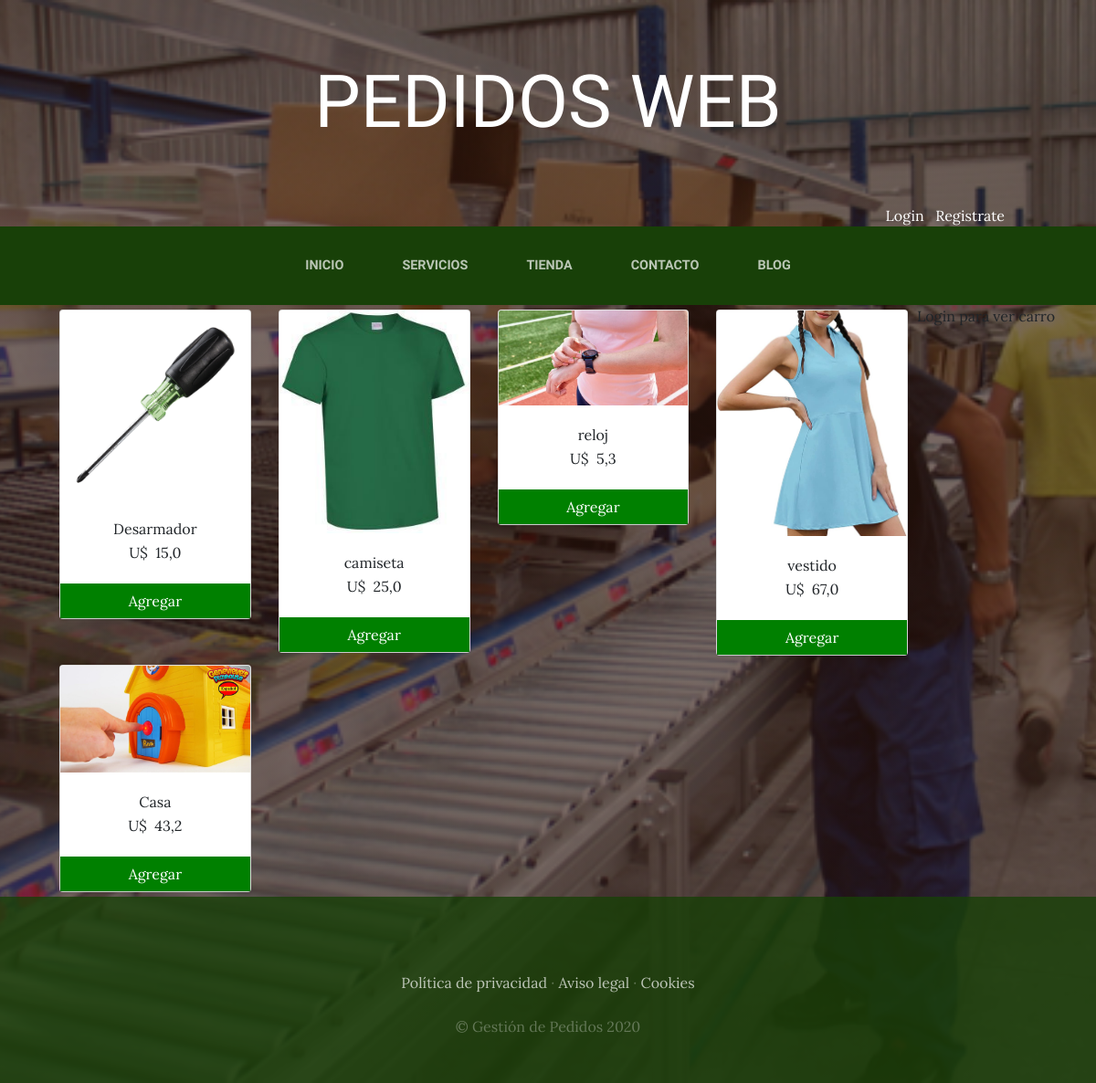
The app's page /tienda/ with its own data.
### tienda/models.py (models this page shows, shortened)
class Producto(models.Model):
    nombre=models.CharField(max_length=50)
    Categoria=models.ForeignKey(CategoriaProd,on_delete=models.CASCADE)
    imagen=models.ImageField(upload_to="tienda",null=True,blank=True)
    precio=models.FloatField()
    disponibilidad=models.BooleanField(default=True)
    created=models.DateField(auto_now_add=True)
    updated=models.DateField(auto_now_add=True)
    class Meta:
        verbose_name="Producto"
        verbose_name_plural="Productos"

### tienda/views.py (the view)
# urls.py: path('tienda/', include('tienda.urls')),
def tienda(request):
    productos=Producto.objects.all()
    return render(request, "tienda/tienda.html",{"productos":productos})

### carro/context_processor.py (called while the page is built)
def importe_total_carro(request):
    total = 0
    if request.user.is_authenticated:
        for key, value in request.session["carro"].items():
            total = total + float(value["precio"])
    else:
        total="Debes hacer login"
    return {"importe_total_carro":total}

### tienda/templates/tienda/tienda.html
{% extends "ProyectoWebApp/base.html" %}
{% load static %}
{% block content %}
<div class="container">
    <div style="float: right;">
        {% if request.user.is_authenticated %}
            {% include "carro/widget.html" %}
        {% else %}
            Login para ver carro
        {%endif%}
    </div>
    <div class="row">
        {% for producto in productos %}
        <div class="col-md-3" >
            <div class="card" style="width:100%; margin: 5px 5px;">
                <img src="{{producto.imagen.url}}" class="card-img-top">
                <div class="card-body" style="text-align: center;">
                    <h7 class="card-title">{{producto.nombre}}</h7>
                    <p class="card-text">U$ &nbsp;{{producto.precio}}</p>
                </div>
                <div style="background-color: green;" >
                    <a href="{% url 'carro:agregar' producto.id %}" class="btn btn-su" style="color:white ; width: 100%;">Agregar</a>
                </div>
            </div>
        </div>
        {% endfor %}
    </div>
</div>
{% endblock %}

### ProyectoWebApp/templates/ProyectoWebApp/base.html (shortened to what this page needs)
<html>
<head>
  {%  load static %}
    <link href="{% static 'ProyectoWebApp/vendor/bootstrap/css/bootstrap.min.css' %}" rel="stylesheet">
    <link href="{% static 'ProyectoWebApp/css/gestion.css' %}" rel="stylesheet">
</head>
<body>
    <h1 class="site-heading text-center text-white d-none d-lg-block">
        <span class="site-heading-lower">Pedidos Web</span>
      </h1>
        <div  style="text-align: right; margin-right: 100px; color: white;">
          {% if user.is_authenticated %}
              Hola {{ user.username}} &nbsp;&nbsp;&nbsp;<a href="{% url 'cerrar_sesion' %}" style="color: white;">Cerrar sesion</a>
            {%else%}
              <a href="{% url 'logear' %}" style="color: white;" >Login</a>&nbsp;&nbsp;&nbsp;<a href="{% url 'autenticacion' %}" style="color: white;">Registrate</a>
          {% endif%}
        </div>
 <nav class="navbar navbar-expand-lg navbar-dark py-lg-4" id="mainNav">
    <div class="container">
      <div class="collapse navbar-collapse" id="navbarResponsive">
        <ul class="navbar-nav mx-auto">
          <li class="nav-item {% if request.path == '/' %}active{% endif %} px-lg-4">
            <a class="nav-link text-uppercase text-expanded" href="{% url 'home' %}">Inicio</a>
          </li>
          <li class="nav-item {% if request.path == '/servicios' %}active{% endif %}  px-lg-4">
            <a class="nav-link text-uppercase text-expanded" href="{% url 'servicios' %}">Servicios</a>
          </li>
          <li class="nav-item {% if request.path == '/tienda' %}active{% endif %}  px-lg-4">
            <a class="nav-link text-uppercase text-expanded" href="{% url 'Tienda' %}">Tienda</a>
          </li>
          <li class="nav-item {% if request.path == '/contacto' %}active{% endif %}  px-lg-4">
            <a class="nav-link text-uppercase text-expanded" href="{% url 'contacto' %}">Contacto</a>
          </li>
          <li class="nav-item {% if request.path == '/blog' %}active{% endif %}  px-lg-4">
            <a class="nav-link text-uppercase text-expanded" href="{% url 'blog' %}">Blog</a>
          </li>
        </ul>
      </div>
    </div>
  </nav>
{% block content %}
{% endblock %}
    <footer class="footer text-faded text-center py-5">
      <div class="container">
        <p class="m-0 mbt">
        	<a href="sample.html" class="link">Política de privacidad</a> ·
        	<a href="sample.html" class="link">Aviso legal</a> ·
        	<a href="sample.html" class="link">Cookies</a>
		</p>
        <p class="m-0 mbt1">&copy; Gestión de Pedidos 2020</p>
      </div>
	</footer>
</body>
</html>

### ProyectoWebApp/static/ProyectoWebApp/css/gestion.css (style rules this page uses)
body { font-family: 'Lora'; background: linear-gradient(rgba(47, 23, 15, 0.65), rgba(47, 23, 15, 0.65)), url("../img/bg_main.jpg"); background-attachment: fixed; background-position: center; background-size: cover; }
h1, h2, h3, h4, h5, h6 { font-family: 'Raleway'; }
p { line-height: 1.75; }
.text-faded { color: rgba(255, 255, 255, 0.3); }
.site-heading { margin-top: 5rem; margin-bottom: 5rem; text-transform: uppercase; line-height: 1; font-family: 'Raleway'; }
.site-heading .site-heading-lower { font-size: 5rem; font-weight: 100; line-height: 4rem; }
#mainNav { background-color: rgba(24, 64, 8); font-family: 'Raleway'; }
#mainNav .navbar-nav .nav-item .nav-link { color: rgba(255, 255, 255, 0.7); font-weight: 800; }
@media (min-width: 992px) { #mainNav .navbar-nav .nav-item .nav-link { font-size: 0.9rem; } }
.footer { background-color: rgba(24, 64, 8, 0.8); }
.btn { box-shadow: 0px 3px 3px 0px rgba(33, 37, 41, 0.1); }
.mbt { padding-top: 2rem; }
.mbt1 { padding-top: 1.25rem; }
a.link { color: rgba(255, 255, 255, 0.7); }

### records on screen
Producto: imagen (picture), nombre "Desarmador", precio "15,0"
Producto: imagen (picture), nombre "camiseta", precio "25,0"
Producto: imagen (picture), nombre "reloj", precio "5,3"
Producto: imagen (picture), nombre "vestido", precio "67,0"
Producto: imagen (picture), nombre "Casa", precio "43,2"
